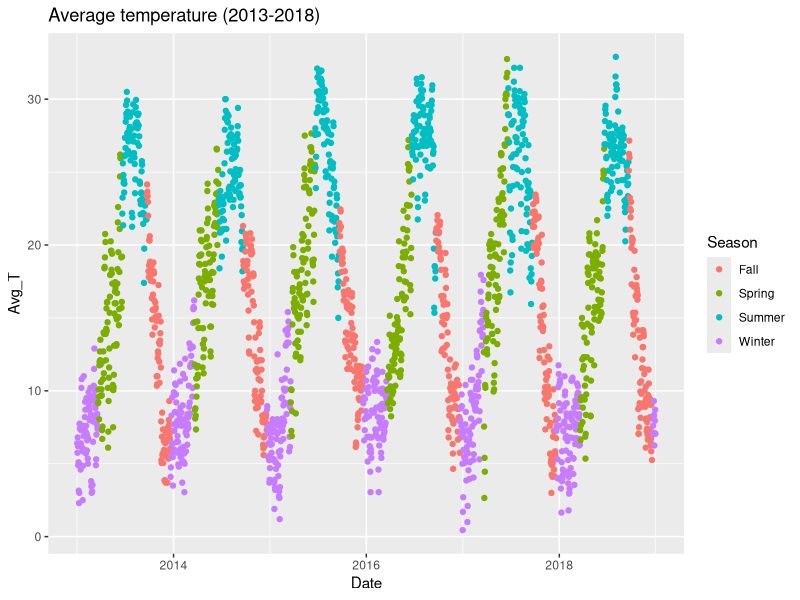
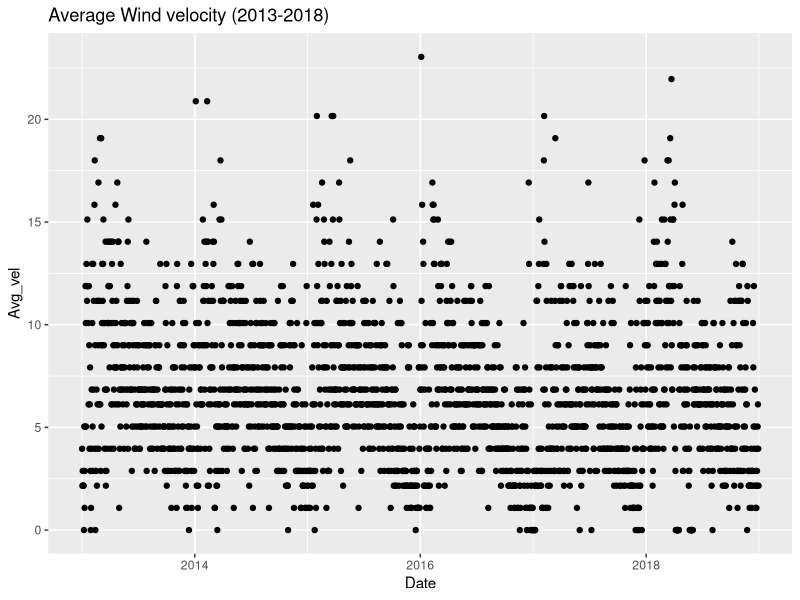

Reproduce these figures in R, in order.
#Temperatures and wind in 2013-2018

rm(list=ls())

library(tidyverse)
library(chron)

#load data
library("readxl")
weather <- read_excel("Data/Weather_2013-2018.xlsx")

#Rename Columns
x<-c("Date","T_max","T_min","Streak_max","Streak_hr","Avg_vel")
colnames(weather) <- x


#make characters numbers
weather$T_max <- parse_number(weather$T_max)
weather$T_min <- parse_number(weather$T_min)
weather$Streak_max <- parse_number(weather$Streak_max)
weather$Streak_hr <- NULL
weather$Avg_vel <- parse_number(weather$Avg_vel)

#Calculate average temperature
weather$Avg_T <- (weather$T_max+weather$T_min)/2
weather <- weather[c(1,2,3,6,4,5)]


#Week day or weekend day
weather$day <- weekdays.Date(weather$Date, abbr = TRUE)
weather$Daytype <- ifelse(weather$day=="za" | weather$day=="zo",weather$Daytype<- "Weekend","Weekday")


#Season
getSeason <- function(DATES) {
  WS <- as.Date("2012-12-21", format = "%Y-%m-%d") # Winter 
  SE <- as.Date("2012-3-21",  format = "%Y-%m-%d") # Spring 
  SS <- as.Date("2012-6-21",  format = "%Y-%m-%d") # Summer 
  FE <- as.Date("2012-9-21",  format = "%Y-%m-%d") # Fall 

  d <- as.Date(strftime(DATES, format="2012-%m-%d"))

ifelse (d >= WS | d < SE, "Winter",
        ifelse (d >= SE & d < SS, "Spring",
                ifelse (d >= SS & d < FE, "Summer", "Fall")))
}
weather$Season <- getSeason(weather$Date)


#PLOTS
#plot of average Temperature (2013-2018)
ggplot(data = weather) +
  geom_point(mapping = aes(x = Date, y = Avg_T, color=Season)) +
  ggtitle("Average temperature (2013-2018)")


#plot of average Wind velocity (2013-2018)
ggplot(data = weather) +
  geom_point(mapping = aes(x = Date, y = Avg_vel)) +
  ggtitle("Average Wind velocity (2013-2018)")
